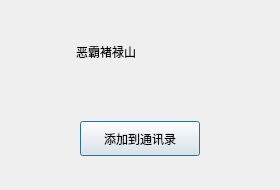
<?xml version="1.0" encoding="UTF-8"?>
<ui version="4.0">
 <class>FindSuccessDlg</class>
 <widget class="QDialog" name="FindSuccessDlg">
  <property name="geometry">
   <rect>
    <x>0</x>
    <y>0</y>
    <width>280</width>
    <height>190</height>
   </rect>
  </property>
  <property name="minimumSize">
   <size>
    <width>280</width>
    <height>190</height>
   </size>
  </property>
  <property name="maximumSize">
   <size>
    <width>280</width>
    <height>190</height>
   </size>
  </property>
  <property name="windowTitle">
   <string>Dialog</string>
  </property>
  <layout class="QVBoxLayout" name="verticalLayout">
   <item>
    <widget class="QWidget" name="widget" native="true">
     <layout class="QHBoxLayout" name="horizontalLayout">
      <item>
       <widget class="QLabel" name="head_lb">
        <property name="minimumSize">
         <size>
          <width>50</width>
          <height>50</height>
         </size>
        </property>
        <property name="maximumSize">
         <size>
          <width>50</width>
          <height>50</height>
         </size>
        </property>
        <property name="text">
         <string/>
        </property>
       </widget>
      </item>
      <item>
       <widget class="QLabel" name="name_lb">
        <property name="text">
         <string>恶霸褚禄山</string>
        </property>
       </widget>
      </item>
      <item>
       <spacer name="horizontalSpacer">
        <property name="orientation">
         <enum>Qt::Orientation::Horizontal</enum>
        </property>
        <property name="sizeHint" stdset="0">
         <size>
          <width>40</width>
          <height>20</height>
         </size>
        </property>
       </spacer>
      </item>
     </layout>
    </widget>
   </item>
   <item>
    <widget class="QWidget" name="widget_2" native="true">
     <layout class="QHBoxLayout" name="horizontalLayout_2">
      <item>
       <widget class="ClickedBtn" name="add_friend_btn">
        <property name="minimumSize">
         <size>
          <width>120</width>
          <height>35</height>
         </size>
        </property>
        <property name="maximumSize">
         <size>
          <width>120</width>
          <height>35</height>
         </size>
        </property>
        <property name="text">
         <string>添加到通讯录</string>
        </property>
       </widget>
      </item>
     </layout>
    </widget>
   </item>
  </layout>
 </widget>
 <customwidgets>
  <customwidget>
   <class>ClickedBtn</class>
   <extends>QPushButton</extends>
   <header>clickedbtn.h</header>
  </customwidget>
 </customwidgets>
 <resources/>
 <connections/>
</ui>
